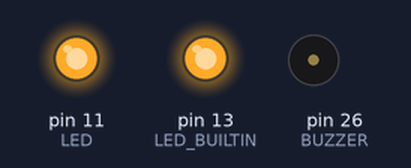
A sketch run on a simulated Arduino Mega 2560, built with avr-gcc and run on an emulated ATmega2560. On the bench: output pins drawn as LEDs (lit = HIGH), buzzer (waves = sounding, pin HIGH).

Above: at 0.12 s.
At 1.37 s:
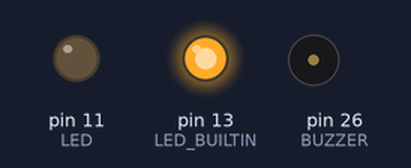
At 2.62 s:
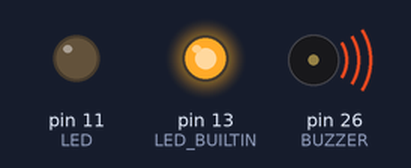
Timing chart, 0 to 3.0 s (numbered marks = the images above):
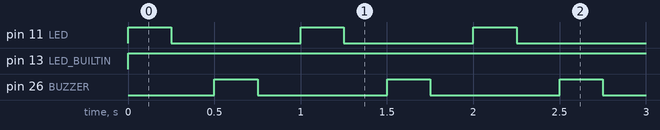

Measured:
- by itself, pin 11 (LED), pin 26 (BUZZER): alternates HIGH for 0.25 s and LOW for 0.75 s
- by itself, pin 13 (LED_BUILTIN): LOW → HIGH at 0.00 s
- by itself, everything shown: repeats every 1.0 s, in 4 steps

The sketch:

ROBO_BUZZER.ino
```cpp
#define LED 11
#define BUZZER 26
void setup() {
  pinMode(LED,OUTPUT);
  pinMode(BUZZER,OUTPUT);
  pinMode(LED_BUILTIN,OUTPUT);

}

void loop() {
  // put your main code here, to run repeatedly:
   digitalWrite(LED_BUILTIN,HIGH);
  digitalWrite(LED,HIGH);
  delay(250);
  digitalWrite(LED,LOW);
  delay(250);
  digitalWrite(BUZZER,HIGH);
  delay(250);
  digitalWrite(BUZZER,LOW);
  delay(250);
}
```
